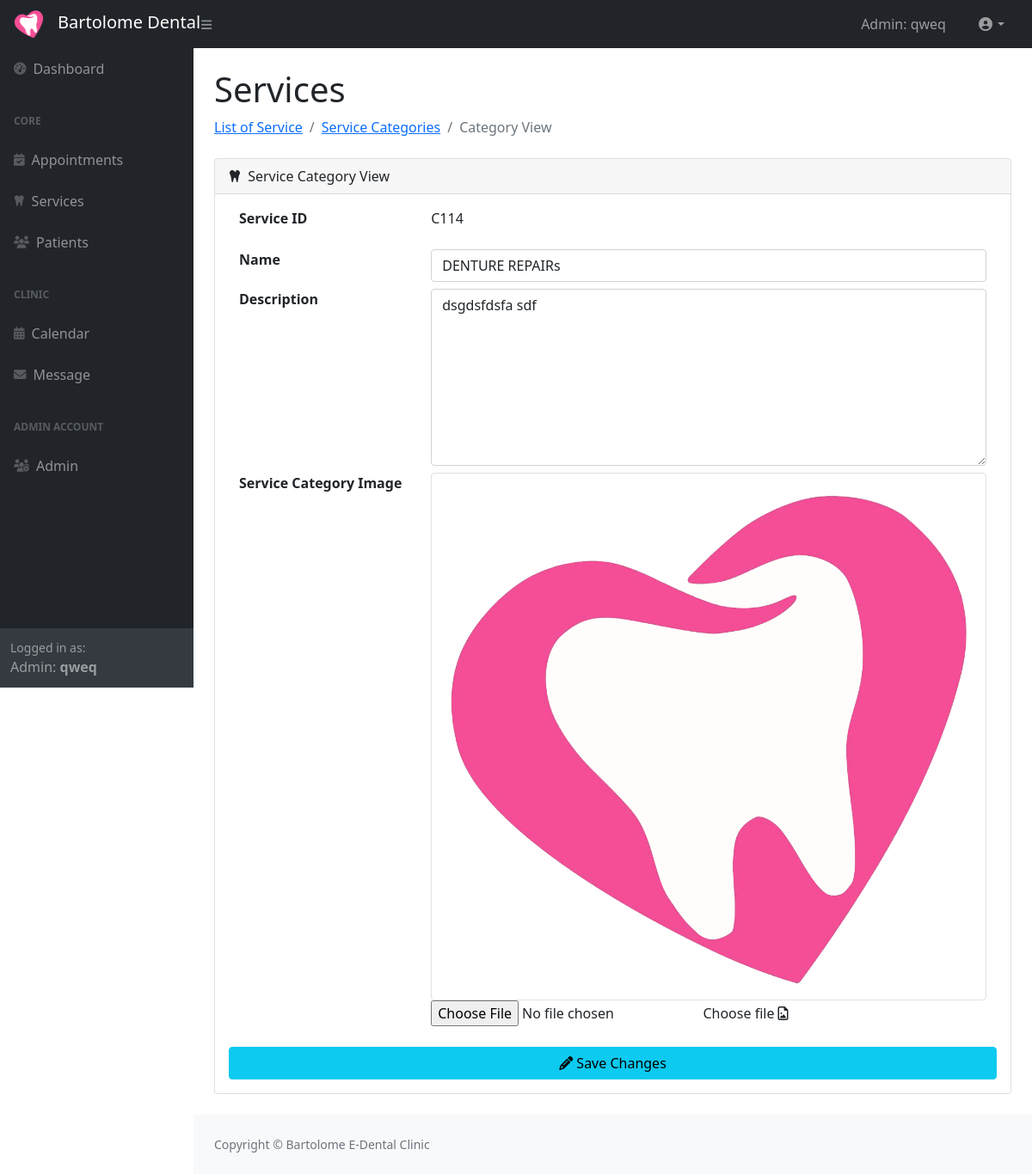
Page /admin/serviceCategoriesView.php?svCategoryId=C114 (signed in) on the earlier database version.
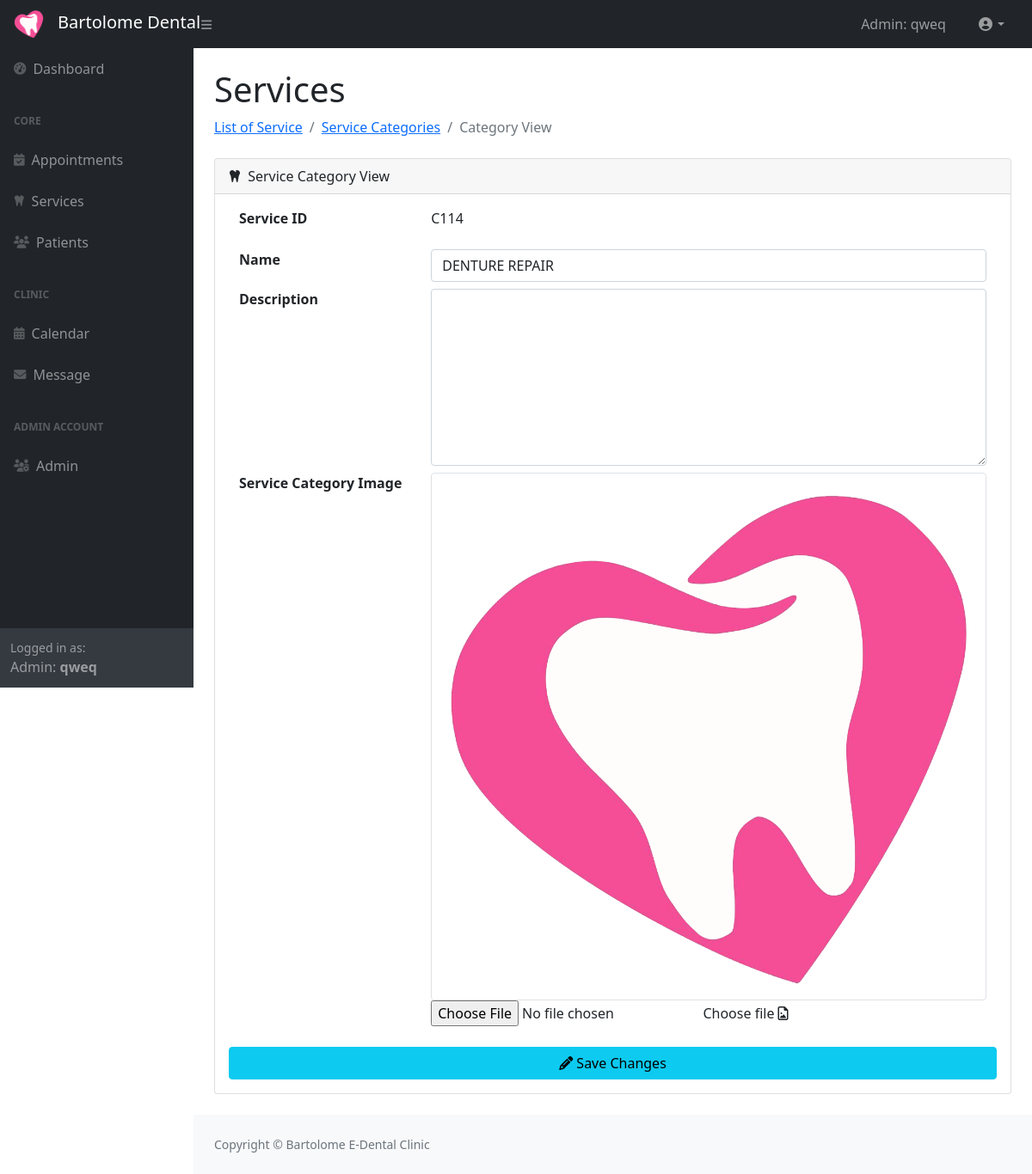
Same page on the later database version.
### tables this page shows
CREATE TABLE `service_category` (
  `ServiceCategory_Id` varchar(4) NOT NULL,
  `Name` varchar(30) NOT NULL,
  `Description` text NOT NULL,
  `ImgFileName` varchar(100) NOT NULL
);

### classes/databaseConnection.class.php (called while the page is built)
<?php
class DatabaseConnection {
    private $host = 'localhost';
    private $user = 'root';
    private $password = '';
    private $databaseName = 'dentalclinic_system';
    protected function connect(){
        try{
            $dsn = 'mysql:host='. $this->host .';dbname='. $this->databaseName;
            $pdo =  new PDO($dsn, $this->user, $this->password);
            $pdo->setAttribute(PDO::ATTR_DEFAULT_FETCH_MODE,PDO::FETCH_ASSOC);
            return $pdo;
        }catch(PDOException $e){
            print "Error: " .$e->getMessage() . "<br/>";
            die();
        }
    }
}

### classes/serviceCategory.class.php (called while the page is built, shortened)
<?php
include_once 'databaseConnection.class.php';
class ServiceCategory extends DatabaseConnection
{
    public function getServicesCategory_ById($serviceCategory_Id)
    {
        $sql = "SELECT `Name`, `Description`, `ImgFileName` FROM `service_category` WHERE `ServiceCategory_Id` = ?";
        $stmt = $this->connect()->prepare($sql);
        $stmt->execute([$serviceCategory_Id]);
        while ($row = $stmt->fetch()) {
            return array("Name" => $row["Name"],  "Description" => $row["Description"],  "ImgFileName" => $row["ImgFileName"]);
        }
    }
}

### admin/serviceCategoriesView.php (the view, shortened to what the changed rows need)
<?php session_start();
include_once '../classes/serviceCategory.class.php';
$serviceCategory_obj = new ServiceCategory();
?>
<!DOCTYPE html>
<html lang="en">
<head>
    <?php include 'html-head.php' ?>
</head>
<body class="sb-nav-fixed">
    <div id="layoutSidenav">
        <div id="layoutSidenav_content">
            <main>
                <div class="container-fluid px-4">
                    <h1 class="mt-4">Services</h1>
                    <div class="card mb-4">
                        <div class="card-body">
                            <?php
                            $svCatId = $_GET["svCategoryId"];
                            $svCategory = $serviceCategory_obj->getServicesCategory_ById($svCatId);
                            ?>
                            <div class="container">
                                <dl class="row">
                                    <dd class="col-sm-9">
                                        <input type="text" value="<?php echo $svCategory['Name'] ?>" class="w-100 form-control" id="serviceCat_name">
                                    </dd>
                                    <dd class="col-sm-9">
                                        <textarea class="form-control" rows="8" id="serviceCat_description"><?php echo $svCategory["Description"] ?></textarea>
                                    </dd>
                                </dl>
                            </div>
                        </div>
                    </div>
                </div>
            </main>
        </div>
    </div>
</body>
</html>

Differences in the rows shown:
changed service_category: Name "DENTURE REPAIRs" → "DENTURE REPAIR"; Description "dsgdsfdsfa sdf" → (not shown)
